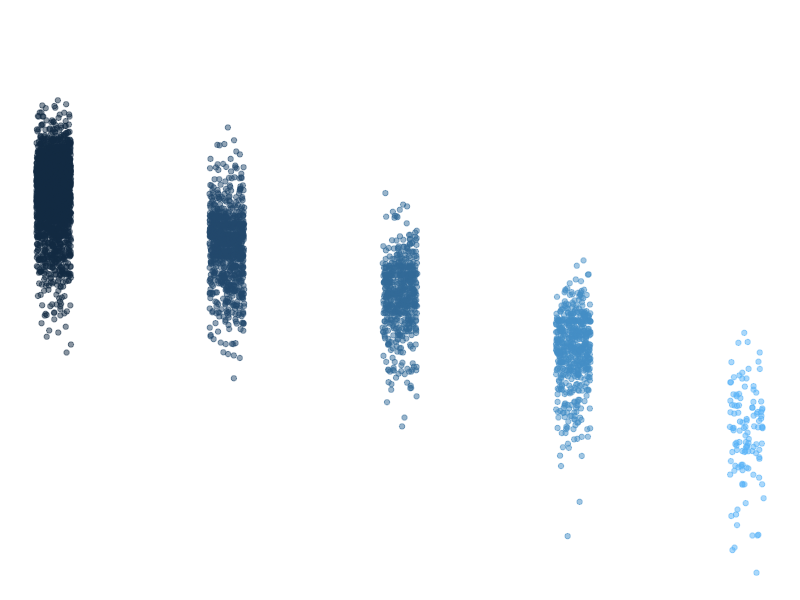

Generate this figure with R:
## ---- chunk 1
knitr::opts_chunk$set(echo = TRUE)
library(tidyverse)
## ---- chunk 2
summary(storms)
## ---- chunk 3
names(storms)
## ---- chunk 4
ggplot(data = storms, aes(x = category, y = pressure)) +
  geom_jitter(width = 0.1, 
              alpha = 0.5,
              aes(color = category),
              show.legend = FALSE) +
  labs(x = "Storm Category", 
       y = "Air pressure at storm center (millibars)"
       ) +
  theme_void()
